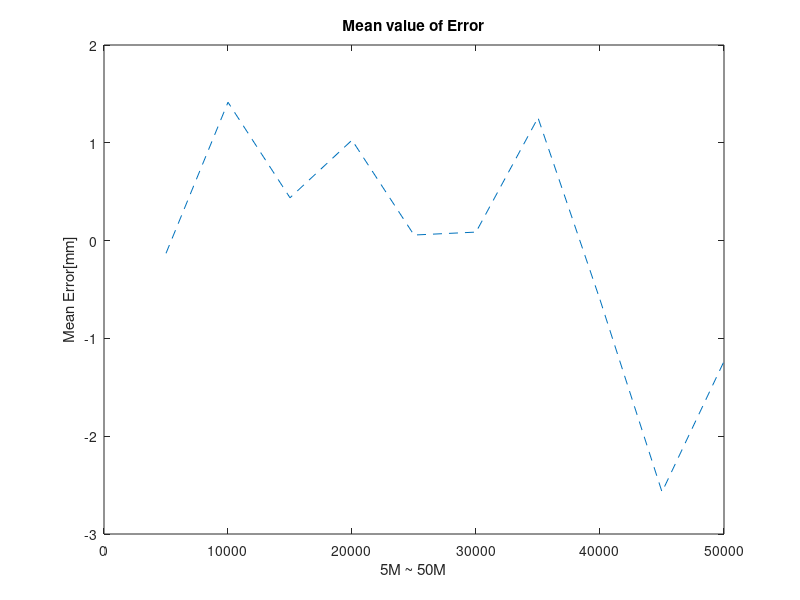
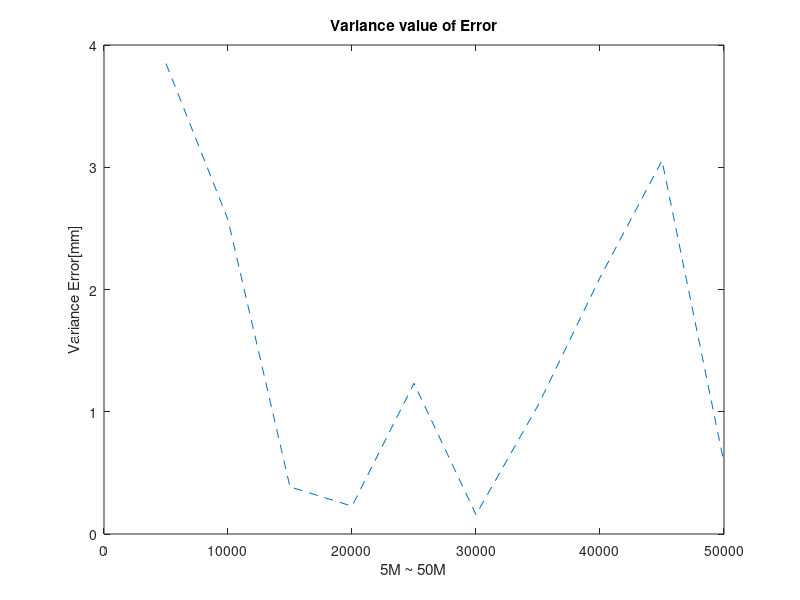

Source code (MATLAB) for these figures, in order:
clear all;

X5= importdata('5m.csv');
X10= importdata('10m.csv');
X15= importdata('15m.csv');
X20= importdata('20m.csv');
X25= importdata('25m.csv');
X30= importdata('30m.csv');
X35= importdata('35m.csv');
X40= importdata('40m.csv');
X45= importdata('45m.csv');
X50= importdata('50m.csv');

C = [];
D = [];
A5 = X5(:, 1);
B5 = X5(:, 3);
C = mean(A5 - B5);
D= var(A5 - B5);

A10 = X10(:, 1);
B10 = X10(:, 3);
C= [C,mean(A10 - B10)];
D= [D,var(A10 - B10)];


A15 = X15(:, 1);
B15 = X15(:, 3);
C=[C,mean(A15 - B15)];
D=[D,var(A15 - B15)];


A20 = X20(:, 1);
B20 = X20(:, 3);
C=[C,mean(A20 - B20)];
D=[D,var(A20 - B20)];


A25 = X25(:, 1);
B25 = X25(:, 3);
C=[C,mean(A25 - B25)];
D=[D,var(A25 - B25)];


A30 = X30(:, 1);
B30 = X30(:, 3);
C=[C,mean(A30 - B30)];
D=[D,var(A30 - B30)];


A35 = X35(:, 1);
B35 = X35(:, 3);
C= [C,mean(A35 - B35)];
D=[D,var(A35 - B35)];


A40 = X40(:, 1);
B40 = X40(:, 3);
C=[C,mean(A40 - B40)];
D=[D,var(A40 - B40)];


A45 = X45(:, 1);
B45 = X45(:, 3);
C=[C,mean(A45 - B45)];
D=[D,var(A45 - B45)];

A50 = X50(:, 1);
B50 = X50(:, 3);
C=[C,mean(A50 - B50)];
D=[D,var(A50 - B50)];

X1 = 5000:5000:50000
figure
plot(X1,C,'--');

title('Mean value of Error');
xlabel('5M ~ 50M');
ylabel('Mean Error[mm]');
hold on;

figure
plot(X1,D,'--');

title('Variance value of Error');
xlabel('5M ~ 50M');
ylabel('Variance Error[mm]');
hold on;